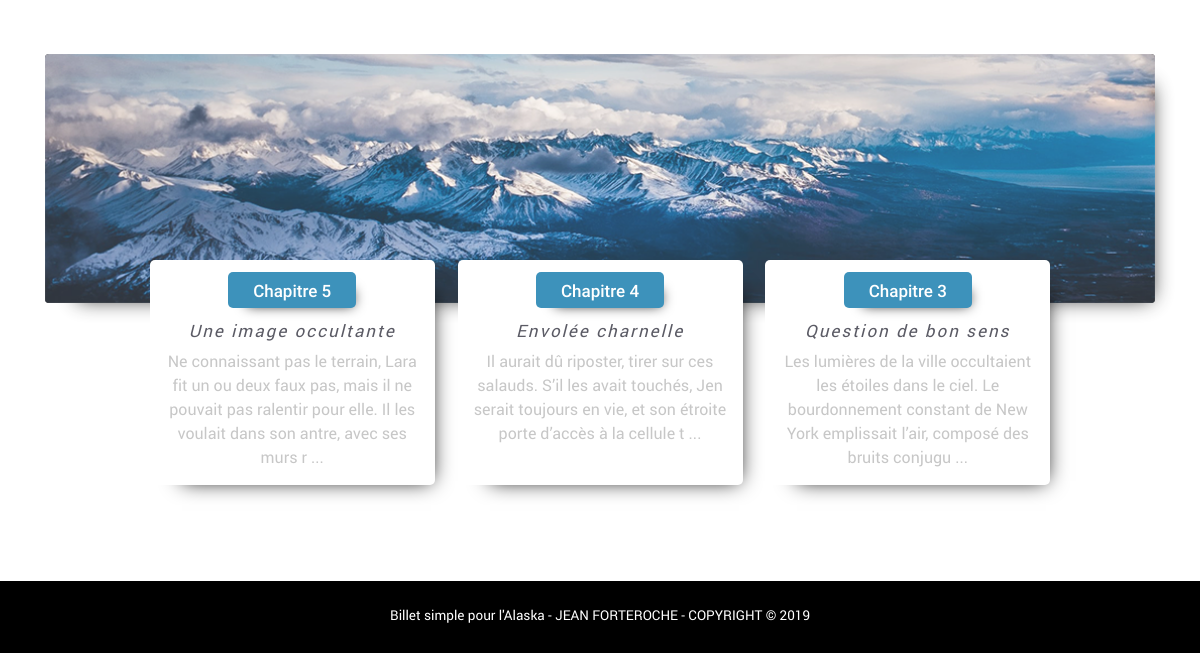
Before: / (lower part) with the older database file.
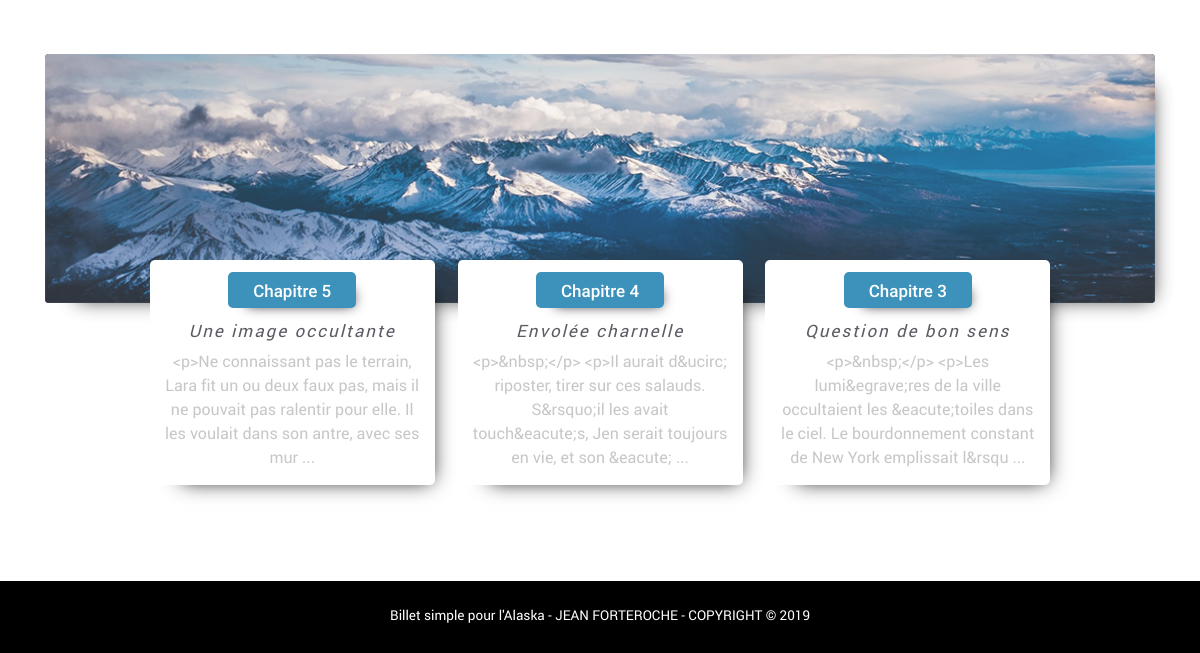
After: the same page with the newer database file.
### tables this page shows
CREATE TABLE `chapitres` (
  `id_chapitre` int(11) NOT NULL,
  `numero` varchar(20) NOT NULL,
  `titre` varchar(255) NOT NULL,
  `date_creation` datetime NOT NULL,
  `date_publication` datetime NOT NULL DEFAULT CURRENT_TIMESTAMP,
  `statut` int(11) NOT NULL DEFAULT '0',
  `content_text` text NOT NULL,
  `img_name` text,
  `img_dest` text
);

### controller/ctrl-Frontend.php (called while the page is built, shortened)
<?php
require('model/ChapterManager.php');
	function viewPreviewChaps()
		{
		    $chapterManager = new ChapterManager();
		    $previewChaps = $chapterManager->getPreviewChaps();
			require 'view/frontend/indexView.php';
		}

### model/ChapterManager.php (called while the page is built, shortened)
<?php
class ChapterManager extends Manager
    {
        public function getPreviewChaps()
            {
                $db = $this->dbConnect();
                $previewChaps = $db->query('SELECT id_chapitre, numero, titre, content_text, DATE_FORMAT(date_creation, "%d/%m/%Y à %Hh%imin%ss") AS date_creation_fr FROM chapitres WHERE statut="1" ORDER BY date_creation DESC LIMIT 0, 3');
                return $previewChaps;
            }
    }

### view/frontend/indexView.php (the view, shortened to what this page needs)
    <section id="apercuChapitres">
        <div id="apercuContenair" class="container">
            <div id="apercuPart1">
                <img src="public/images/lastChapter.png" alt= "Mountain view">
            </div>
            <div id="apercuPart2">
                <div id="barreBack" class="row justify-content-md-center">
                <?php while ($data = $previewChaps->fetch()): ?>
                    <div class="col-xs-12 col-md-3 previewChap">
                        <div class="chapNbr" onclick="window.location.href='<?= "index.php?action=Chapitre&idChapitre=" . $data["id_chapitre"] ?>'"><?php echo htmlspecialchars($data['numero']); ?>
                        </div>
                        <h4><?php echo htmlspecialchars($data['titre']); ?></h4>
                        <p><?php echo htmlspecialchars(substr($data['content_text'], 0, 150)) . " ... "; ?></p>
                    </div>
                <?php endwhile; ?>
                </div>
            </div>
        </div>
    </section>
<?php $content = ob_get_clean(); ?>
<?php require('template.php'); ?>

### index.php (shortened to what this page needs)
<?php
require('controller/ctrl-Frontend.php');
try
    {
        if (isset($_GET['action']))
            {
                if ($_GET['action'] == 'Chapitres')
                    {
                        connectingSession();
                        viewChapters();
                        if(isset($_GET['return']))
                            {
                                viewAdmin();
                            }
                    }
                elseif ($_GET['action'] == 'Chapitre')
                    {
                        if (isset($_GET['idChapitre']))
                            {
                                $idChapitre = intval($_GET['idChapitre']);
                                if ($idChapitre != 0)
                                    {
                                      connectingSession();
                                      viewChapter($idChapitre);
                                    }
                                    else
                                        {
                                            throw new Exception("Identifiant de chapitre non valide dans l'URL");
                                        }
                            }
                            else
                                {
                                    throw new Exception("Identifiant de chapitre non défini dans l'URL");
                                }
                    }
                elseif ($_GET['action'] == 'Signal-commentaire')
                    {
                        if(isset($_GET['idComment']) && $_GET['idComment'] > 0)
                            {
                                connectingSession();
                                signalComment($_GET['idChapitre'], $_GET['idComment'], $_POST['signal']);
                            }
                            else
                                {
                                    throw new Exception("Identifiant de commentaire non défini dans l'URL après le signalement du commentaire");
                                }
                    }
                elseif ($_GET['action'] == 'RetourChap')
                    {
                        if (isset($_GET['idChapitre']))
                            {
                                $idChapitre = intval($_GET['idChapitre']);
                                if ($idChapitre != 0)
                                    {
                                      deleteSignal($idChapitre);
                                    }
                                    else
                                        {
                                            throw new Exception("Identifiant de chapitre non valide dans l'URL");
                                        }
                            }
                            else
                                {
                                    throw new Exception("Identifiant de chapitre non défini dans l'URL");
                                }
                    }
                elseif ($_GET['action'] == 'Ajout-commentaire')
                    {
                        if (isset($_GET['id']) && $_GET['id'] > 0)
                            {
                                connectingSession();
                                addComment($_GET['id'], $_POST['pseudo'], $_POST['comment']);
                            }
                            else
                                {
                                    throw new Exception("Identifiant de chapitre non défini dans l'URL après l'ajout du commentaire");
                                }
                    }
                elseif ($_GET['action'] == 'Contact')
                    {
                        connectingSession();
                        viewContact();
                    }
                elseif ($_GET['action'] == 'Envoi-message')
                    {
                        if (isset($_POST['nom']))
                            {
                                connectingSession();
                                sendContact($_POST['nom'], $_POST['prenom'], $_POST['emailForm'], $_POST['titreMessage'], $_POST['message'], $_POST['rgpd']);
                            }
                            else
                                {
                                    throw new Exception("Un problème est survenu");
                                }
                    }
                elseif ($_GET['action'] == 'Nouveau-formulaire')
                    {
                        connectingSession();
                        deleteContact();
                    }
                elseif ($_GET['action'] == 'Admin')
                    {
                        connexionForced();
                        viewAdmin();
                    }
                elseif ($_GET['action'] == 'ConnexionAdmin')
                    {
                        connexionAdmin();
                    }
                elseif ($_GET['action'] == 'DeconnexionAdmin')
                    {
                        deconnexionAdmin();
                    }
                elseif ($_GET['action'] == 'Admin-chapitres')
                    {
                        connexionForced();
                        viewChapsAdmin();
                    }
                elseif ($_GET['action'] == 'PublishChap')
                    {
                        if(isset($_GET['idChapitre']) && $_GET['idChapitre'] > 0)
                            {
                                connexionForced();
                                $idChapitre = $_GET['idChapitre'];
                                publishChapter($idChapitre);
                            }
                            else
                                {
                                    throw new Exception("Identifiant du chapitre à supprimé non valide");
                                }
                    }
                elseif ($_GET['action'] == 'DeleteChap')
                    {
                        if(isset($_GET['idChapitre']) && $_GET['idChapitre'] > 0)
                            {
                                connexionForced();
                                $idChapitre = $_GET['idChapitre'];
                                deleteChapter($idChapitre);
                            }
                            else
                                {
                                    throw new Exception("Identifiant du chapitre à supprimé non valide");
                                }
                    }
                elseif ($_GET['action'] == 'RestoreChap')
                    {
                        if(isset($_GET['idChapitre']) && $_GET['idChapitre'] > 0)
                            {
                                connexionForced();
                                $idChapitre = $_GET['idChapitre'];
                                restoreChapter($idChapitre);
                            }
                            else
                                {
                                    throw new Exception("Identifiant du chapitre à supprimé non valide");
                                }
                    }
                elseif ($_GET['action'] == 'DeleteFullChap')
                    {
                        if(isset($_GET['idChapitre']) && $_GET['idChapitre'] > 0)
                            {
                                connexionForced();
                                $idChapitre = $_GET['idChapitre'];
                                deleteFullChapter($idChapitre);
                            }
                            else
                                {
                                    throw new Exception("Identifiant du chapitre à supprimé non valide");
                                }
                    }
                elseif ($_GET['action'] == 'DeleteChaptersTab')
                    {
                        connexionForced();
                        deleteChaptersTab();
                    }
                elseif ($_GET['action'] == 'Admin-commentaires')
                    {
                        connexionForced();
                        viewComsAdmin();
                    }
                elseif ($_GET['action'] == 'ValidComment')
                    {
                        if(isset($_GET['idComment']) && $_GET['idComment'] > 0)
                            {
                                connexionForced();
                                $idComment = $_GET['idComment'];
                                validComment($idComment);
                            }
                            else
                                {
                                    throw new Exception("Identifiant du chapitre à supprimé non valide");
                                }
                    }
                elseif ($_GET['action'] == 'DeleteComment')
                    {
                        if(isset($_GET['idComment']) && $_GET['idComment'] > 0)
                            {
                                connexionForced();
                                $idComment = $_GET['idComment'];
                                deleteComment($idComment);
                            }
                            else
                                {
                                    throw new Exception("Identifiant du chapitre à supprimé non valide");
                                }
                    }
                elseif ($_GET['action'] == 'RestoreComment')
                    {
                        if(isset($_GET['idComment']) && $_GET['idComment'] > 0)
                            {
                                connexionForced();
                                $idComment = $_GET['idComment'];
                                restoreComment($idComment);
                            }
                            else
                                {
                                    throw new Exception("Identifiant du chapitre à supprimé non valide");
                                }
                    }
                elseif ($_GET['action'] == 'DeleteFullComment')
                    {
                        if(isset($_GET['idComment']) && $_GET['idComment'] > 0)
                            {
                                connexionForced();
                                $idComment = $_GET['idComment'];
                                deleteFullComment($idComment);
                            }
                            else
                                {
                                    throw new Exception("Identifiant du chapitre à supprimé non valide");
                                }
                    }
                elseif ($_GET['action'] == 'DeleteCommentTab')
                    {
                        connexionForced();
                        deleteCommentTab();
                    }
                elseif ($_GET['action'] == 'Admin-nouveau-chapitre')
                    {
                        connexionForced();
                        viewNewChapAdmin();
                    }
                elseif ($_GET['action'] == 'RecNewChapter')
                    {
                        if (!empty($_POST['titreChapitre']) AND !empty($_POST['numeroChapitre']))
                            {
                                connexionForced();
                                recWithImg();
                            }
                            else
                                {
                                    throw new Exception("Veuillez remplir au moins le titre et le numéro du Chapitre pour pouvoir l'enregistrer.");
                                }
                    }
                elseif ($_GET['action'] == 'Admin-modif-chapitre')
                    {
                        if (isset($_GET['idChapitre']))
                            {
                                $idChapitre = intval($_GET['idChapitre']);
                                if ($idChapitre != 0)
                                    {
                                      connexionForced();
                                      viewModifChapAdmin($idChapitre);
                                    }
                                    else
                                        {
                                            throw new Exception("Identifiant de chapitre non valide dans l'URL");
                                        }
                            }
                            else
                                {
                                    throw new Exception("Identifiant de chapitre non défini dans l'URL.");
                                }
                    }
                elseif ($_GET['action'] == 'RecModifChapter')
                    {
                        if(!empty($_POST['titreChapitre']) AND !empty($_POST['numeroChapitre']))
                            {
                                connexionForced();
                                recModifWithImg();
                            }
                            else
                                {
                                    throw new Exception("Veuillez remplir au moins le titre et le numéro du Chapitre.");
                                }
                    }
                    else
                        {
                            throw new Exception("Action non valide dans l'URL");
                        }
            }
        else
            {
                viewPreviewChaps();
            }
    }
catch (Exception $e)
    {
        errorMode($e->getMessage());
    }

### view/frontend/template.php (shortened to what this page needs)
<!DOCTYPE html>
<html lang="fr">
	<head>
		<link rel="stylesheet" href="public/css/fonts.css"/>
    	<link rel="stylesheet" href="public/css/style.css"/>
        <link rel="stylesheet" href="https://stackpath.bootstrapcdn.com/bootstrap/4.3.1/css/bootstrap.min.css">
	</head>
	<body>
	<div id="blocPage">
		<?= $content ?>
        <footer id="theEnd">
            <div id="theEndContenair" class="container">
                <p>Billet simple pour l'Alaska - JEAN FORTEROCHE - COPYRIGHT © 2019</p>
            </div>
        </footer>
	 </div>
	</body>
</html>

Changed rows visible on the page:
changed chapitres "Chapitre 5": content_text "Ne connaissant pas le terrain, Lara fit un ou deux faux pas, mais il ne pouvait pas ralentir pour elle. Il les voulait dans son antre, avec ses murs r" → "<p>Ne connaissant pas le terrain, Lara fit un ou deux faux pas, mais il ne pouvait pas ralentir pour elle. Il les voulait dans son antre, avec ses mur"
changed chapitres "Chapitre 4": content_text "Il aurait dû riposter, tirer sur ces salauds. S’il les avait touchés, Jen serait toujours en vie, et son étroite porte d’accès à la cellule t" → "<p>&nbsp;</p> <p>Il aurait d&ucirc; riposter, tirer sur ces salauds. S&rsquo;il les avait touch&eacute;s, Jen serait toujours en vie, et son &eacute;"
changed chapitres "Chapitre 3": content_text "Les lumières de la ville occultaient les étoiles dans le ciel. Le bourdonnement constant de New York emplissait l’air, composé des bruits conjugu" → "<p>&nbsp;</p> <p>Les lumi&egrave;res de la ville occultaient les &eacute;toiles dans le ciel. Le bourdonnement constant de New York emplissait l&rsqu"
